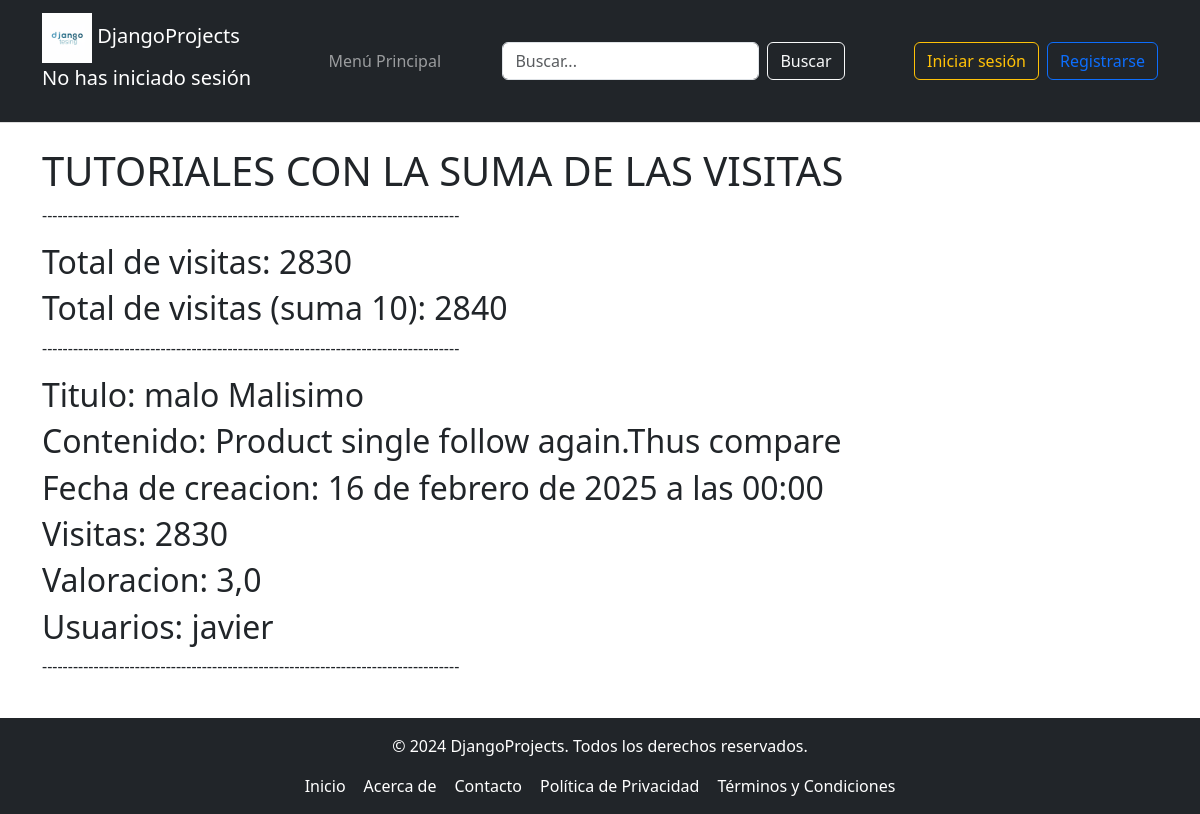
The page /Tutorial/Total_visitas on the database as committed earlier.
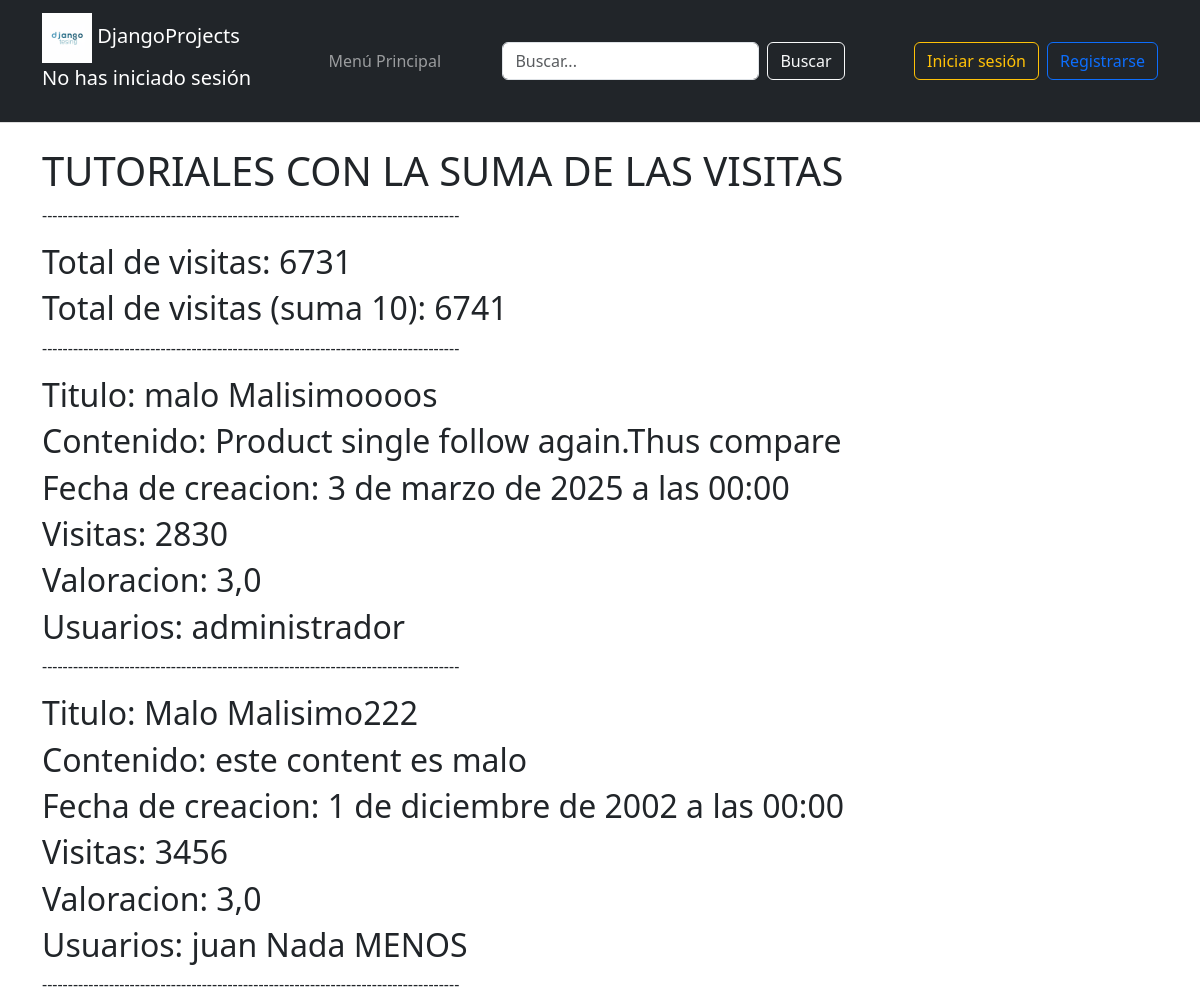
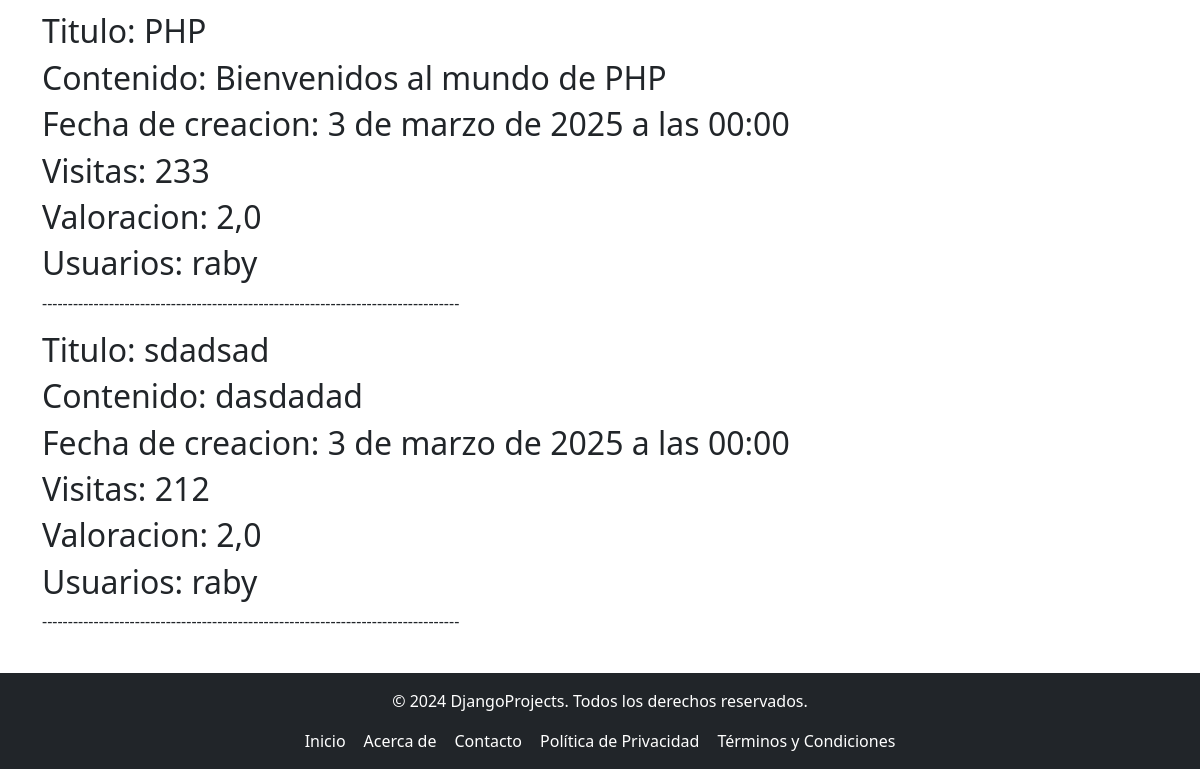
The same page on the database as committed later (2 pictures, top to bottom).
### tutorial/models.py (models this page shows, shortened)
class Tutorial(models.Model):
    titulo = models.CharField(max_length=50)
    contenido = models.TextField()
    fecha_Creacion = models.DateTimeField()
    visitas = models.IntegerField()
    valoracion = models.DecimalField(max_digits=3, decimal_places=1)
    usuario = models.ForeignKey(Usuario, on_delete=models.CASCADE, related_name="usuario_del_tutorial")

class Usuario(AbstractBaseUser, PermissionsMixin):
    ADMINISTRADOR = 1
    PROFESOR = 2
    ESTUDIANTE = 3
    ROLES = (
        (ADMINISTRADOR, 'administrador'),
        (PROFESOR, 'profesor'),
        (ESTUDIANTE, 'estudiante'),
    )
    email = models.EmailField(unique=True)
    nombre = models.CharField(max_length=30)
    fecha_Registro = models.DateField(null=True, blank=True)
    puntuacion = models.DecimalField(max_digits=3, decimal_places=1, default=0.0)
    es_activo = models.BooleanField(default=True)
    is_staff = models.BooleanField(default=False)  # Aquí está el campo
    is_superuser = models.BooleanField(default=False)  # Aquí está el campo
    rol = models.PositiveSmallIntegerField(choices=ROLES, default=ADMINISTRADOR)
    imagen = models.ImageField(upload_to='imagenes/', null=True, blank=True)
    USERNAME_FIELD = 'email'  # Campo único para autenticación
    REQUIRED_FIELDS = ['nombre']  # Campos obligatorios para createsuperuser
    objects = UsuarioManager()  # Asegúrate de que el manager esté asignado correctamente

### tutorial/views.py (the view)
# urls.py: path('Tutorial/Total_visitas', views.total_visitas, name = 'total_visitas'),
def total_visitas (request):
    tutorial = Tutorial.objects.select_related("usuario").prefetch_related(
        Prefetch('categoria_del_tutorial'),
        Prefetch('Etiquetas_del_tutorial'),
        Prefetch('Tutoriales_cursos')
    )
    total_visitas = tutorial.aggregate(total_visitas=Sum('visitas'))
    return render(request, 'Tutorial/total_visitas.html', {"tutoriales_mostrar": tutorial, "total_visitas": total_visitas['total_visitas']})

### tutorial/templates/Tutorial/total_visitas.html
{% extends "Padre.html" %}
{% block cabecera %}
<h1>TUTORIALES CON LA SUMA DE LAS VISITAS</h1>
<p>---------------------------------------------------------------------------------</p>
<h2>Total de visitas: {{ total_visitas }}</h2>
{% if total_visitas != 0 %}
{% if total_visitas >= 100 %}
    <h2>Total de visitas (suma 10): {{ total_visitas|add:10 }}</h2>
{% elif total_visitas <= 99 and total_visitas > 50 %}
    <h2>Total de visitas (resta 5): {{ total_visitas|add:"-5" }}</h2>
{% elif total_visitas < 9 %}
    <h2>Total de visitas (es menor que 9): {{ total_visitas }}</h2>
{% elif total_visitas|divisibleby:2 %}
    <h2>Total de visitas (es par): {{ total_visitas }}</h2>
{% else %}
    <h2>Total de visitas (no es divisible por 2 ni menor que 9): {{ total_visitas }}</h2>
{% endif %}
{% endif %}
<p>---------------------------------------------------------------------------------</p>
{% endblock %}
{% block contenido %}
    {% for tutorial in tutoriales_mostrar %}
        {% include "Tutorial/tutorialVisitas.html" %}
    {% endfor %}
{% endblock %}

### tutorial/templates/Tutorial/tutorialVisitas.html
<div>
    <h2>Titulo: {{ tutorial.titulo }}</h2>
    <h2>Contenido: {{ tutorial.contenido }}</h2>
    <h2>Fecha de creacion: {{ tutorial.fecha_Creacion }}</h2>
    <h2>Visitas: {{ tutorial.visitas }}</h2>
    <h2>Valoracion: {{ tutorial.valoracion }}</h2>
    <h2>Usuarios: {{ tutorial.usuario.nombre }}</h2>
    <p>---------------------------------------------------------------------------------</p>
</div>

Rows that differ between the two databases and show on the page:
changed Tutorial "Product single follow again.Thus compare": titulo "malo Malisimo" → "malo Malisimoooos"; fecha_Creacion "16 de febrero de 2025 a las 00:00" → "3 de marzo de 2025 a las 00:00"; usuario.nombre "javier" → "administrador"
added Tutorial: titulo "Malo Malisimo222", contenido "este content es malo", fecha_Creacion "1 de diciembre de 2002 a las 00:00", visitas "3456", valoracion "3,0", usuario.nombre "juan Nada MENOS"
added Tutorial: titulo "PHP", contenido "Bienvenidos al mundo de PHP", fecha_Creacion "3 de marzo de 2025 a las 00:00", visitas "233", valoracion "2,0", usuario.nombre "raby"
added Tutorial: titulo "sdadsad", contenido "dasdadad", fecha_Creacion "3 de marzo de 2025 a las 00:00", visitas "212", valoracion "2,0", usuario.nombre "raby"
Other text that changed with them:
{{ total_visitas }}: "2830" → "6731"
{{ total_visitas|add:10 }}: "2840" → "6741"
